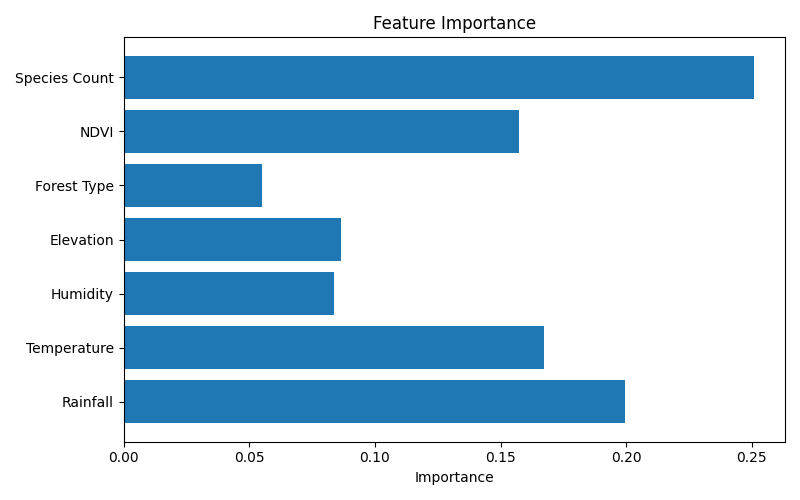

This chart was generated by the following Python code:
import joblib
import matplotlib.pyplot as plt

model = joblib.load("model.pkl")

features = [
    "Rainfall",
    "Temperature",
    "Humidity",
    "Elevation",
    "Forest Type",
    "NDVI",
    "Species Count"
]

importance = model.feature_importances_

plt.figure(figsize=(8,5))
plt.barh(features, importance)

plt.xlabel("Importance")
plt.title("Feature Importance")

plt.tight_layout()

plt.savefig("feature_importance.png")

plt.show()

print("Feature Importance Saved")
